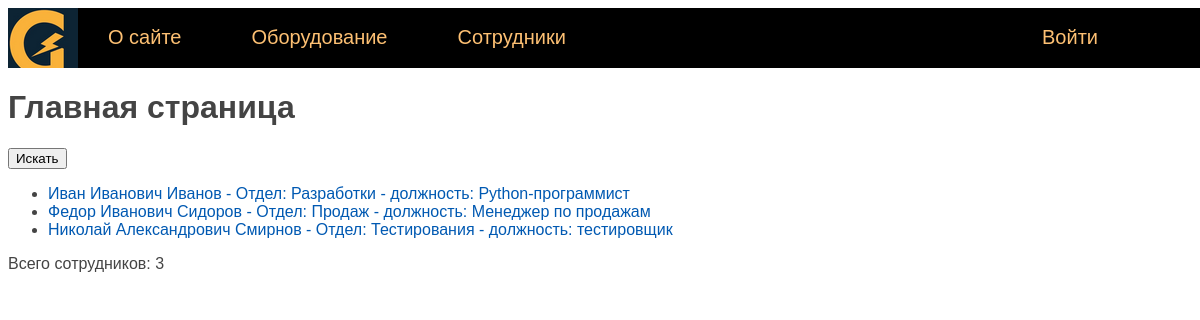
The page / on the database its author committed.
### eqlog/models.py (models this page shows, shortened)
class Person(models.Model):
    last_name = models.CharField(verbose_name='Фамилия', max_length=50)
    first_name = models.CharField(verbose_name='Имя', max_length=50)
    middle_name = models.CharField(verbose_name='Отчество', max_length=50)
    department = models.CharField(verbose_name='Отдел', max_length=50)
    job_title = models.CharField(verbose_name='Должность', max_length=50)
    jobing_at = models.DateField(verbose_name='Дата трудоустройства', default=date(2020, 1, 1))
    created_at = models.DateTimeField(verbose_name='Дата создания', auto_now_add=True)
    updated_at = models.DateTimeField(verbose_name='Дата изменения', auto_now=True)
    remote = models.BooleanField(verbose_name='Удаленщик', default=False)
    is_working = models.BooleanField(verbose_name='Работает', default=True)
    city = models.CharField(verbose_name='Город', max_length=50, default='Москва')
    slug = models.SlugField(verbose_name='URL', max_length=255, unique=True, db_index=True)
    objects = models.Manager()
    def get_absolute_url(self):
        return reverse('person', kwargs={'pers_slug': self.slug})
    class Meta:
        verbose_name = 'Сотрудник'
        verbose_name_plural = 'Сотрудники'
        ordering = ['last_name', 'first_name']

### eqlog/views.py (the view)
# urls.py: path('', PersonHome.as_view(), name='home'),
class PersonHome(DataMixin, ListView):
    model = Person
    template_name = 'eqlog/index.html'
    context_object_name = 'persons'
    paginate_by = 20
    def get_context_data(self, **kwargs):
        context = super().get_context_data(**kwargs)
        context['title'] = 'Главная страница'
        context['menu'] = menu
        return context
    def get_queryset(self):
        return Person.objects.filter(is_working=True)

### eqlog/templates/eqlog/index.html (shortened to what this page needs)
{% extends 'eqlog/base.html' %}
{% block content %}
    <h1>{{ title }}</h1>
        <form method="get" action="{% url 'home' %}">
            <button type="submit">Искать</button>
        </form>
        <ul>
        {% for p in persons %}
            <li>
                <a href="{{ p.get_absolute_url }}">
                    {{ p.first_name }}
                    {{ p.middle_name }}
                    {{ p.last_name }}
                    - Отдел: {{ p.department }}
                    - должность: {{ p.job_title }}
                </a>
            </li>
        {% endfor %}
        </ul>
        <p> Всего сотрудников: {{ persons | length }}</p>
{% endblock %}

### eqlog/templates/eqlog/base.html (shortened to what this page needs)
<!DOCTYPE html>
{% load static %}
<html>
<head>
    <link type="text/css" href="/static/eqlog/css/styles.css" rel="stylesheet" />
</head>
<body>
    {% block mainmenu %}
    <div class="header">
    <ul id="mainmenu" class="mainmenu">
        <li class="logo">
            <a href="{% url 'home' %}"><div class="logo"></div></a>
        </li>
        {% for m in menu %}
            <li><a href="{% url m.url_name %}"> {{ m.title }} </a></li>
        {% endfor %}
        <li class="last">
            {% if request.user.is_authenticated %}
                <li class="last"> {{user.username}} | <a href="{% url 'logout' %}">Выйти</a> </li>
            {% else %}
                <li class="last"><a href="{% url 'login' %}">Войти</a> </li>
            {% endif %}
        </li>
    </ul>
    </div>
    {% endblock mainmenu %}
    {% block content %}
    {% endblock content %}
</body>
</html>

### eqlog/static/eqlog/css/styles.css (style rules this page uses)
body { font-family: 'Arial'; padding: 0; height: 100%; width: 100%; color: #444; }
a { color: #0059b2; text-decoration: none; }
.header { background: #000000; height: 60px; }
.logo { background: url('../images/logo_home.png') no-repeat 0px 0px; width: 70px; height: 60px; }
ul.mainmenu { list-style: none; margin: 0; padding: 0; height: 60px; color: #ffca86; font-size: 20px; overflow: hidden; }
ul.mainmenu li { float: left; margin: 18px 40px 0 30px; }
ul.mainmenu li.logo { margin: 0; }
ul.mainmenu li.last { float: right; }
ul.mainmenu li a { color: #fdc073; text-decoration: none; }

### rows shown on the page
Person: first_name "Иван", middle_name "Иванович", last_name "Иванов", department "Разработки", job_title "Python-программист"
Person: first_name "Федор", middle_name "Иванович", last_name "Сидоров", department "Продаж", job_title "Менеджер по продажам"
Person: first_name "Николай", middle_name "Александрович", last_name "Смирнов", department "Тестирования", job_title "тестировщик"

### other values the page prints
{{ m.title }} "О сайте" "Оборудование" "Сотрудники"
{{ title }} "Главная страница"
{{ persons | length }} "3"
